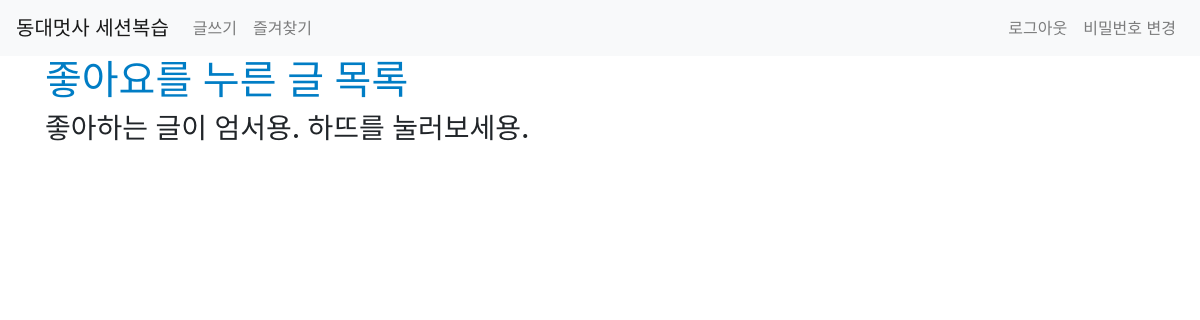
The page /like_list/ (signed in) on the database as committed earlier.
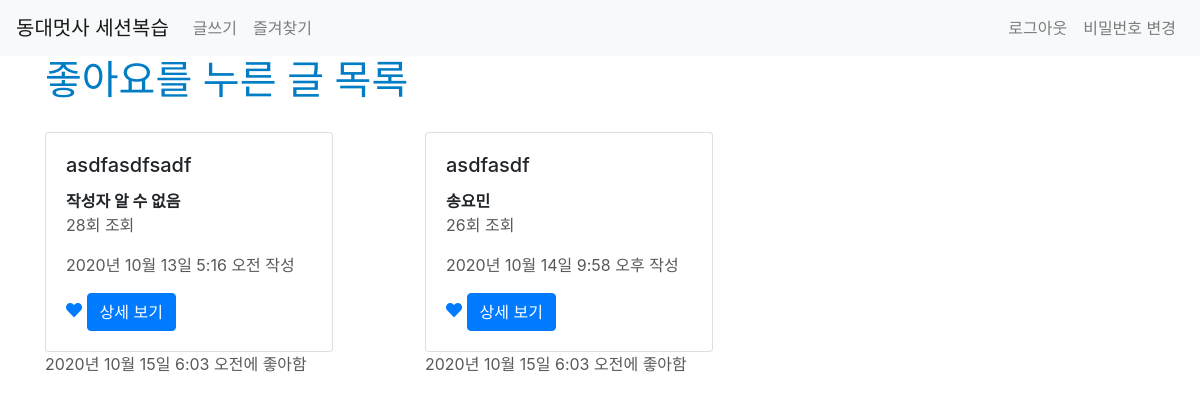
The same page on the database as committed later.
### blog/models.py (models this page shows, shortened)
class Like(models.Model): # User와 Post 두 모델의 데이터를 저장할 중간(intermediate) 모델
    user = models.ForeignKey(User, on_delete=models.CASCADE) # user(1) : Like(N) 한 명의 사용자가 여러 게시글에 좋아요를 달 수 있다.
    post = models.ForeignKey(Post, on_delete=models.CASCADE) # post(1) : Like(N) 한 게시글에 여러 개의 좋아요가 달릴 수 있다.
    created_at = models.DateTimeField(auto_now_add=True)
    updated_at = models.DateTimeField(auto_now=True)
    class Meta: # 모델 안에 메타데이터를 추가할 수 있다. 모델 단위에서 설정할 수 있는 옵션이라 생각하면 된다. 모델 필드 아래쪽에 반드시 한 줄 공백을 줘야 한다.
        unique_together = (('user', 'post')) #unique_together는 '함께 유일해야 하는 필드의 쌍'을 의미한다. A 유저가 B 게시글에 누른 좋아요가 중복될 수는 없으니까.

class Post(models.Model):
    title = models.CharField(max_length=50, null=False) # 짧은 문자열 필드
    '''
    User를 writer라는 이름으로 불러오고 Post와 1:N 관계(ForeignKey)로 연결
    on_delete=models.CASCADE는 유저(1)가 삭제되면 게시글(N)도 삭제되도록 하는 것!
    CASCADE 말고 PROTECT, SET_NULL(null=True가 설정돼있어야 함), SET_DEFAULT(default값이 설정돼있어야 함), SET()(대체할 값이나 함수 입력), DO_NOTHING을 입력할 수 있음.
    User 모델 사용 전에 작성된 게시글은 유저가 존재하지 않으므로 null=True
    '''
    writer = models.ForeignKey(User, on_delete=models.CASCADE, null=True)
    content = models.TextField() # 긴 문자열 필드
    image = models.ImageField(upload_to='images/', null=True)
    file = models.FileField(upload_to='files/', null=True) # file은 일단 추가만 해놨고 사용하진 않고 있음.
    view_count = models.IntegerField(default=0) # 정수형 타입
    created_at = models.DateTimeField(auto_now_add=True) # 날짜 및 시간 타입
    updated_at = models.DateTimeField(auto_now=True)
    '''
    N:M 관계이므로 ManyToManyField 활용. User(M) : Post(N)
    게시글에 좋아요가 하나도 없을 수 있으니 blank=True
    through는 어느 모델을 통해 관계가 이루어지는지(정의되는지) 설정하는 것. Like 모델을 통해 User와 Post의 좋아요(M:N) 관계가 정의되고 있다.
    '''
    like_user_set = models.ManyToManyField(User, blank=True, related_name="like_user_set", through="Like")

### blog/views.py (the view)
# urls.py: path('like_list/', like_list, name="like_list"),
@login_required
def like_list(request):
    likes = Like.objects.filter(user=request.user).order_by('-created_at')
    return render(request, 'blog/like_list.html', {'likes': likes})

### blog/templates/blog/like_list.html
{% extends 'base.html' %}
{% block content %}
<div class="container">
    {% if user.is_authenticated %}
        <h1>좋아요를 누른 글 목록</h1>
        <div class="row">
        {% if likes %}
            {% for like in likes %}
                <div class="col-md-4 col-12">
                    <div class="card" style="width: 18rem; margin-top: 20px;">
                        <div class="card-body">
                            <h5 class="card-title">{{ like.post.title }}</h5>
                            {% if like.post.writer %}
                                {% if like.post.writer.username == 'user' %}
                                <b>{{ like.post.writer.last_name }}{{ like.post.writer.first_name }}</b>
                                {% else %}
                                <b>{{ like.post.writer }}</b>
                                {% endif %}
                            {% else %}
                            <b>작성자 알 수 없음</b>
                            {% endif %}
                            <p>{{ like.post.view_count }}회 조회</p>
                            <p>{{ like.post.created_at }} 작성</p>
                            <a href="{% url 'blog:post_like' like.post.pk %}?redirect_to=like_list">
                            {% if not user in post.like_user_set.all %}
                                <i class="fas fa-heart"></i>
                            {% else %}
                                <i class="far fa-heart"></i>
                            {% endif %}
                            </a>
                            <a href="{% url 'blog:show' like.post.pk %}" class="btn btn-primary">상세 보기</a>
                        </div>
                    </div>
                    <p>{{ like.created_at }}에 좋아함</p>
                </div>
            {% endfor %}
        {% else %}
        <div class="container">
        <h3>좋아하는 글이 엄서용. 하뜨를 눌러보세용.</h3>
        </div>
        {% endif %}
        </div>
    {% else %}
        <h3>로그인 후 이용이 가능합니다.</h3>
        <a href="{% url 'account_login' %}" class="btn btn-warning">로그인</a>
        <a href="{% url 'account_signup' %}" class="btn btn-warning">회원가입</a>
    {% endif %}
</div>
{% endblock %}

Rows that differ between the two databases and show on the page:
added Like: post "asdfasdfsadf", shows "작성자 알 수 없음", post.view_count "28", post.created_at "2020년 10월 13일 5:16 오전", created_at "2020년 10월 15일 6:03 오전"
added Like: post "asdfasdf", post.writer.last_name "송", post.writer.first_name "요민", post.view_count "26", post.created_at "2020년 10월 14일 9:58 오후", created_at "2020년 10월 15일 6:03 오전"
Other text that changed with them:
text no longer shown: "좋아하는 글이 엄서용. 하뜨를 눌러보세용."
